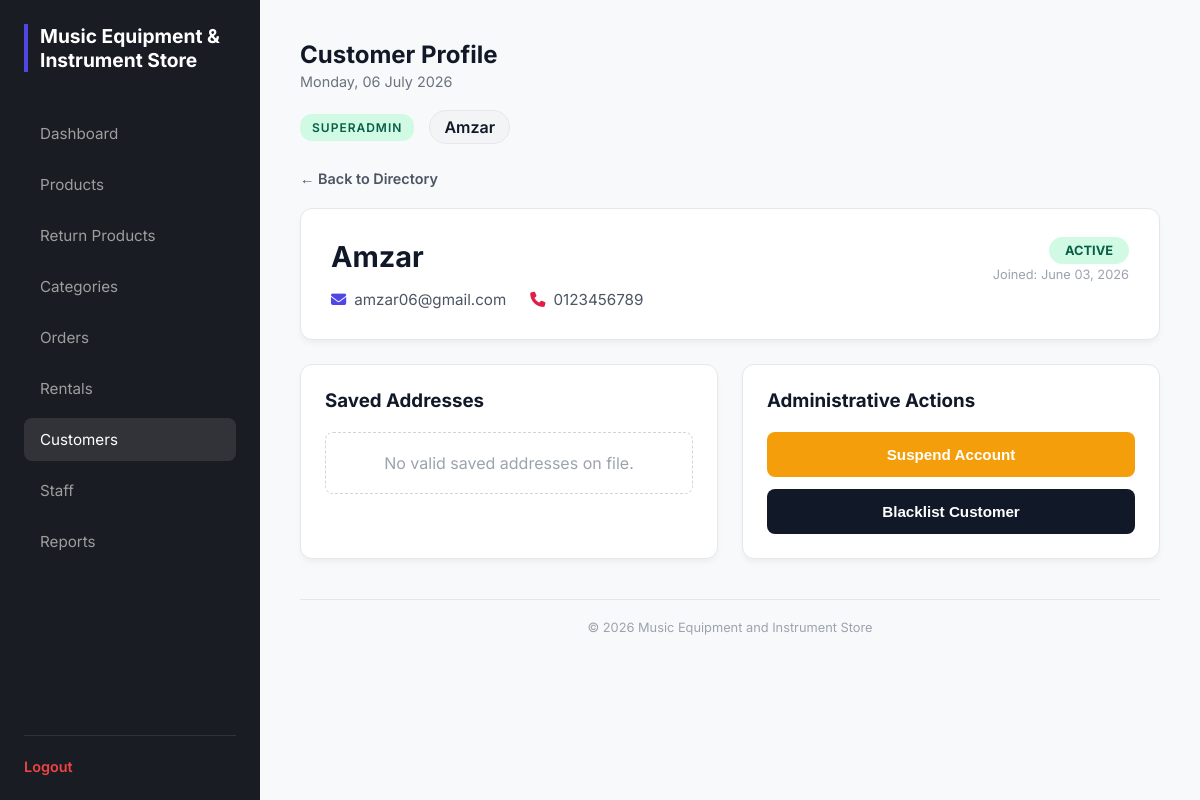
/admin/admin_view_customer.php?id=1 (signed in), run on the app's committed database.
### tables this page shows
CREATE TABLE `customers` (
  `cust_id` int(11) NOT NULL,
  `cust_name` varchar(255) NOT NULL,
  `cust_email` varchar(255) NOT NULL,
  `cust_password` varchar(255) NOT NULL,
  `cust_phone_number` varchar(20) DEFAULT NULL,
  `cust_address` text DEFAULT NULL,
  `cust_street` varchar(255) DEFAULT NULL,
  `cust_city` varchar(100) DEFAULT NULL,
  `cust_state` varchar(100) DEFAULT NULL,
  `cust_postcode` varchar(10) DEFAULT NULL,
  `status` enum('Active','Suspended','Blacklisted','Deleted') DEFAULT 'Active',
  `created_at` timestamp NOT NULL DEFAULT current_timestamp()
);

### admin/admin_view_customer.php (the view, shortened to what this page needs)
<?php
require_once('../database.php');
$cust_id = intval($_GET['id']);
$customer_query = "SELECT * FROM customers WHERE cust_id = $cust_id";
$customer_result = mysqli_query($conn, $customer_query);
$customer = mysqli_fetch_assoc($customer_result);
require_once('admin_header.php');
?>
<div style="max-width: 1000px; margin: 0 auto; margin-top: 20px;">
    <div style="margin-bottom: 20px;">
        <a href="manage_customer.php" style="color: #4b5563; text-decoration: none; font-weight: 600; font-size: 0.9rem;">
            ← Back to Directory
        </a>
    </div>
    <div style="background: white; padding: 30px; border-radius: 12px; box-shadow: 0 4px 6px -1px rgba(0,0,0,0.05); border: 1px solid #e5e7eb; margin-bottom: 24px; position: relative;">
        <div style="position: absolute; top: 30px; right: 30px; text-align: right;">
            <?php
                $status = $customer['status'] ?? 'Active';
                $bg = ($status == 'Active') ? '#d1fae5' : '#fee2e2';
                $color = ($status == 'Active') ? '#065f46' : '#991b1b';
            ?>
            <span style="background: <?php echo $bg; ?>; color: <?php echo $color; ?>; padding: 6px 16px; border-radius: 20px; font-weight: 700; font-size: 0.8rem; text-transform: uppercase;">
                <?php echo htmlspecialchars($status); ?>
            </span>
            <div style="font-size: 0.8rem; color: #9ca3af; margin-top: 8px;">
                Joined: <?php echo date('F d, Y', strtotime($customer['created_at'])); ?>
            </div>
        </div>
        <h2 style="margin: 0 0 16px 0; color: #111827; font-size: 1.8rem;"><?php echo htmlspecialchars($customer['cust_name']); ?></h2>
        <div style="display: flex; gap: 24px; color: #4b5563; font-size: 0.95rem;">
            <div style="display: flex; align-items: center; gap: 8px;">
                <i class="fa-solid fa-envelope" style="color: #4f46e5;"></i>
                <?php echo htmlspecialchars($customer['cust_email']); ?>
            </div>
            <div style="display: flex; align-items: center; gap: 8px;">
                <i class="fa-solid fa-phone" style="color: #e11d48;"></i>
                <?php echo htmlspecialchars($customer['cust_phone_number'] ?? 'No phone provided'); ?>
            </div>
        </div>
    </div>
    <div style="display: grid; grid-template-columns: 1fr 1fr; gap: 24px;">
        <div style="background: white; padding: 24px; border-radius: 12px; box-shadow: 0 4px 6px -1px rgba(0,0,0,0.05); border: 1px solid #e5e7eb;">
            <h3 style="margin-top: 0; margin-bottom: 20px; font-weight: 700; color: #111827;">Saved Addresses</h3>
            <?php
                $addr_query = "SELECT * FROM addresses WHERE cust_id = $cust_id AND street IS NOT NULL AND TRIM(street) != '' ORDER BY created_at DESC";
                $addr_result = mysqli_query($conn, $addr_query);
                if (mysqli_num_rows($addr_result) > 0):
                    while($addr = mysqli_fetch_assoc($addr_result)):
            ?>
                <div style="padding: 16px; border: 1px solid #e5e7eb; border-radius: 8px; margin-bottom: 12px; background: #f9fafb;">
                    <strong style="color: #111827; display: block; margin-bottom: 4px;"><?php echo htmlspecialchars($addr['full_name']); ?></strong>
                    <p style="margin: 0; font-size: 0.85rem; color: #6b7280; line-height: 1.5;">
                        <?php
                            $parts = array_filter([$addr['street'], $addr['city'], $addr['postcode'], $addr['state']]);
                            echo htmlspecialchars(implode(', ', $parts));
                        ?>
                    </p>
                </div>
            <?php
                    endwhile;
                else:
            ?>
                <div style="padding: 20px; text-align: center; color: #9ca3af; border: 1px dashed #d1d5db; border-radius: 8px;">
                    No valid saved addresses on file.
                </div>
            <?php endif; ?>
        </div>
        <div style="background: white; padding: 24px; border-radius: 12px; box-shadow: 0 4px 6px -1px rgba(0,0,0,0.05); border: 1px solid #e5e7eb;">
            <h3 style="margin-top: 0; margin-bottom: 20px; font-weight: 700; color: #111827;">Administrative Actions</h3>
            <form action="" method="POST" style="display: flex; flex-direction: column; gap: 12px;">
                <?php if ($status == 'Active'): ?>
                    <button type="submit" name="update_status" style="width: 100%; padding: 14px; background: #f59e0b; color: white; border: none; border-radius: 8px; font-weight: 700; font-size: 0.95rem; cursor: pointer; display: flex; justify-content: center; align-items: center; gap: 8px; transition: 0.2s;" onmouseover="this.style.backgroundColor='#d97706'" onmouseout="this.style.backgroundColor='#f59e0b'">
                         Suspend Account
                    </button>
                <?php endif; ?>
            </form>
            <form action="" method="POST" style="margin-top: 12px;" onsubmit="return confirm('Are you sure you want to blacklist this user? They will not be able to log in.');">
                <button type="submit" name="update_status" style="width: 100%; padding: 14px; background: #111827; color: white; border: none; border-radius: 8px; font-weight: 700; font-size: 0.95rem; cursor: pointer; display: flex; justify-content: center; align-items: center; gap: 8px; transition: 0.2s;" onmouseover="this.style.backgroundColor='#000000'" onmouseout="this.style.backgroundColor='#111827'">
                     Blacklist Customer
                </button>
            </form>
        </div>
    </div>
</div>
<?php require_once('admin_footer.php'); ?>

### admin/admin.css (style rules this page uses)
:root { --sidebar-bg: #1a1c23; --sidebar-text: #9e9e9e; --sidebar-hover: #ffffff; --accent-color: #4f46e5; --bg-light: #f8f9fa; --white: #ffffff; --border-color: #e5e7eb; --text-main: #111827; --sidebar-width: 260px; }
*, *::before, *::after { box-sizing: border-box; margin: 0; padding: 0; }
body { font-family: 'Inter', 'DM Sans', sans-serif; background-color: var(--bg-light); color: var(--text-main); display: flex; }

### data on the page
customers: status "ACTIVE", created_at "June 03, 2026", cust_name "Amzar", cust_email "amzar06@gmail.com", cust_phone_number "0123456789"

### other printed values
$page_title "Customer Profile"
$_SESSION['staff_name'] "Amzar"
